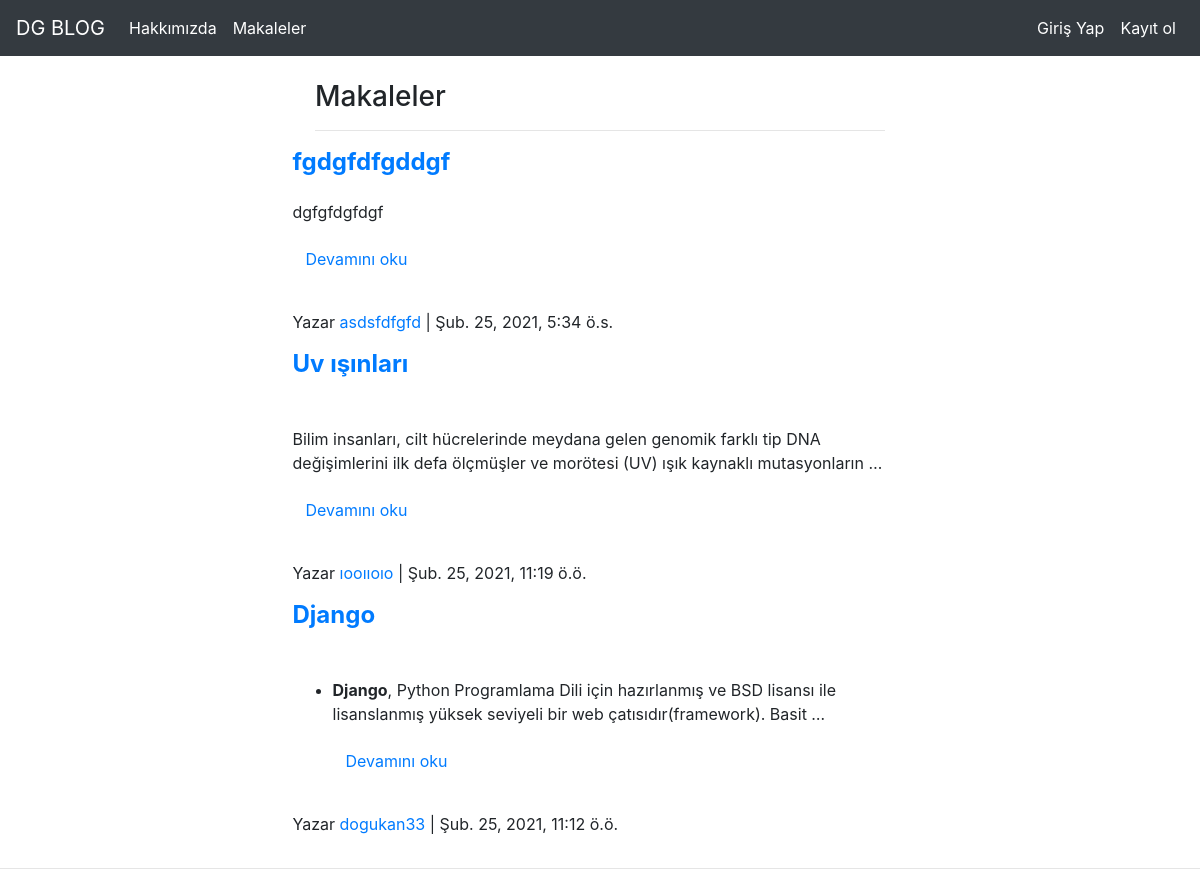
The app's page /articles/ with its own data.
### article/models.py (models this page shows, shortened)
class Article(models.Model):
    author = models.ForeignKey("auth.User",on_delete= models.CASCADE,verbose_name="Yazar")
    title = models.CharField(max_length=50,verbose_name="Başlık")
    content=RichTextField(verbose_name="İçerik")
    created_date = models.DateTimeField(auto_now_add=True,verbose_name="Oluşturulma Tarihi")
    article_image = models.ImageField(blank=True,null=True,verbose_name="Makaleye Resim Yükleme")
    class Meta():
        ordering = ['-created_date']

### article/views.py (the view)
# urls.py: path("",views.articles,name="articles"),
def articles(request):
    articles = Article.objects.all()
    return render(request,"articles.html",{"articles":articles})

### article/templates/articles.html (shortened to what this page needs)
{% extends "layout.html" %}
{% block body %}
<div class="col-md-6 offset-md-3">
<h3>Makaleler</h3>
<hr>
</div>
<div class="row">
  <div class="col-md-6 offset-md-3">
  </div>
</div>
{% if articles %}
{% for article in articles %}
<link href="//netdna.bootstrapcdn.com/twitter-bootstrap/2.3.2/css/bootstrap-combined.min.css" rel="stylesheet" id="bootstrap-css">
<div class="row">
  <div class="col-md-6 offset-md-3">
  <div class="span8">
    <div class="row">
      <div class="span8">
        <h4><strong><a href="article/{{article.id}}/">{{article.title}}</a></strong></h4>
      </div>
    </div>
    <div class="row">
      <div class="span6" style="overflow: hidden;" style="width: auto;" style="height: 100px;">
        <p style="overflow: hidden;">
          {{article.content|truncatewords:20|safe}}
        </p>
        <p><a class="btn" href="article/{{article.id}}/">Devamını oku </a></p>
      </div>
    </div>
    <div class="row">
      <div class="span8">
        <p>
           Yazar <a href="article/{{article.id}}/">{{article.author}}</a>
          |  {{article.created_date}}
        </p>
      </div>
    </div>
  </div>
</div>
</div>
{% endfor %}
<hr>
{% else %}
<div class="alert alert-danger">Henüz bir makale yok</div>
{% endif %}
{% endblock %}

### records on screen
Article: title "fgdgfdfgddgf", content "dgfgfdgfdgf", author "asdsfdfgfd", created_date "Şub. 25, 2021, 5:34 ö.s."
Article: title "Uv ışınları", content "Bilim insanları, cilt hücrelerinde meydana gelen genomik farklı tip DNA değişimlerini ilk defa ölçmüşler ve morötesi (UV) ışık kaynaklı mutasyonların …", author "ıooııoıo", created_date "Şub. 25, 2021, 11:19 ö.ö."
Article: title "Django", content "Django , Python Programlama Dili için hazırlanmış ve BSD lisansı ile lisanslanmış yüksek seviyeli bir web çatısıdır(framework). Basit …", author "dogukan33", created_date "Şub. 25, 2021, 11:12 ö.ö."
